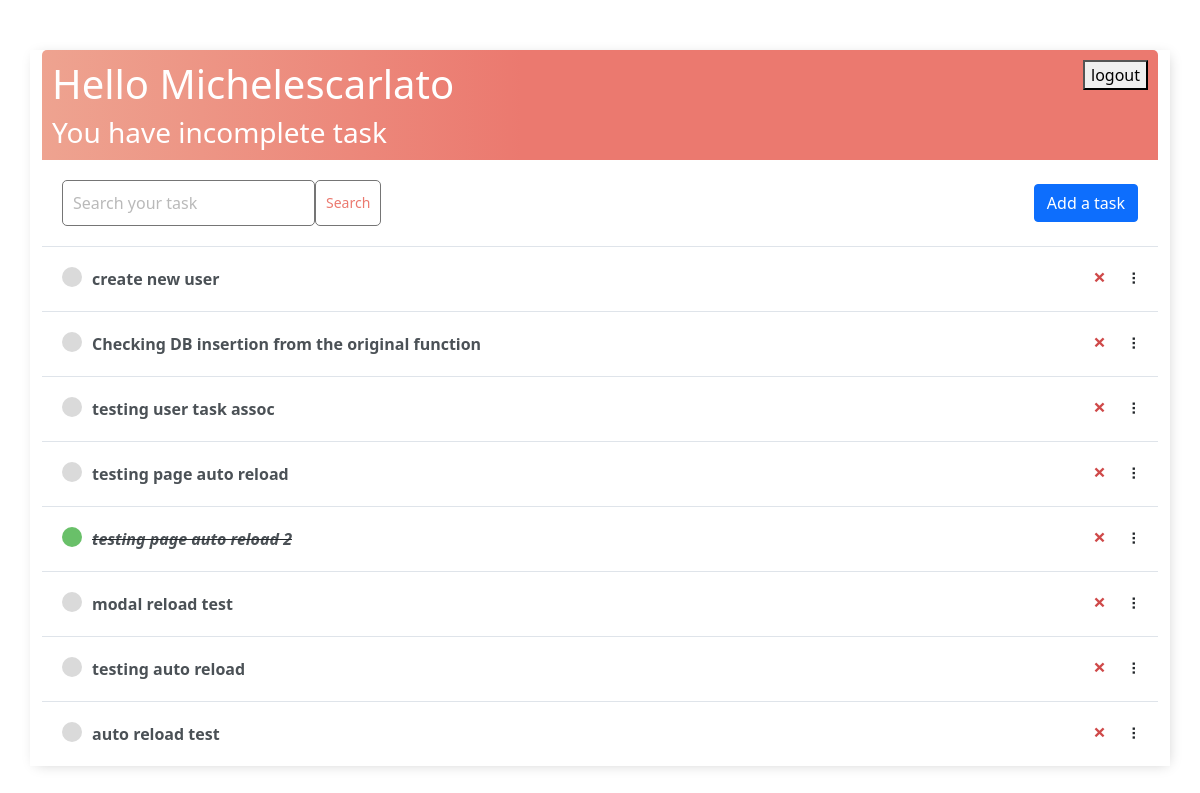
The app's page / (signed in), older data.
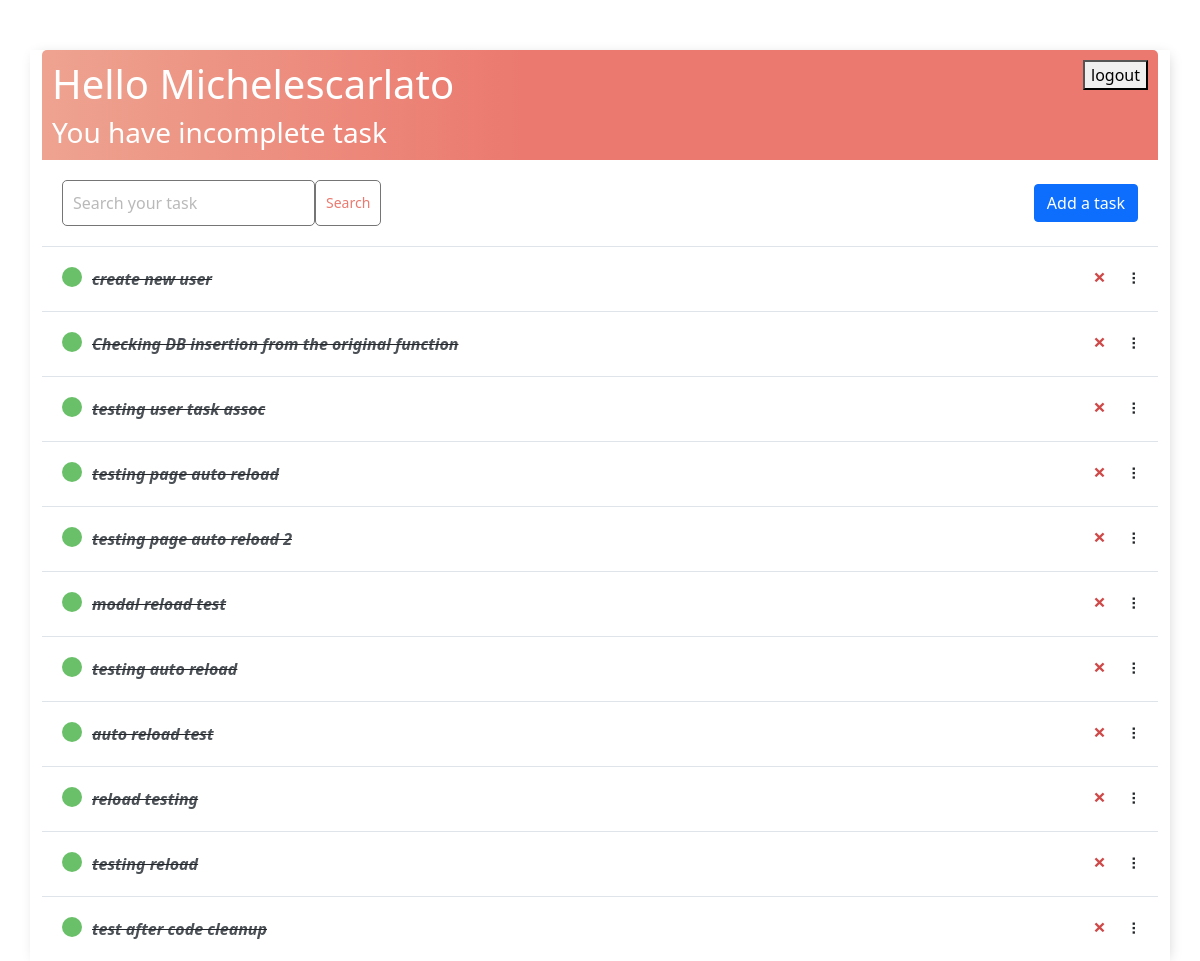
The same page, newer data.
### todo_app/models.py (models this page shows)
class Task(models.Model):
    user = models.ForeignKey(
        User, on_delete=models.CASCADE, null=True, blank=True)
    title = models.CharField(max_length=200)
    description = models.TextField(null=True, blank=True)
    complete = models.BooleanField(default=False)
    created = models.DateTimeField(auto_now_add=True)
    def __str__(self):
        return self.title
    class Meta:
        order_with_respect_to = 'user'

### todo_app/views.py (the view)
# urls.py: path('', TaskList.as_view(), name='tasks'),
class TaskList(LoginRequiredMixin, ListView):
    model = Task
    context_object_name = 'tasks'
    def get_context_data(self, **kwargs):
        context = super().get_context_data(**kwargs)
        context['tasks'] = context['tasks'].filter(user=self.request.user)
        search_input = self.request.GET.get('search-area') or ''
        if search_input:
            context['tasks'] = context['tasks'].filter(
                title__contains=search_input)
        context['search_input'] = search_input
        return context

### todo_app/templates/todo_app/task_list.html (shortened to what this page needs)
{% extends 'todo_app/main.html' %} {% block content %}
<link rel="stylesheet" href="https://cdn.jsdelivr.net/npm/bootstrap@5.1.3/dist/css/bootstrap.min.css" />
<div class="header-bar">
    <div>
        <h1>Hello {{request.user|title}}</h1>
        <h3 style="margin:0">You have  incomplete task{{ count|pluralize:"s" }}</h3>
    </div>
    {% if request.user.is_authenticated %}
    <form method="post" action="{% url 'logout' %}">
        <button type="submit">logout</button>
    </form>
    {% else %}
    <a href="{% url 'login' %}">Login</a> {% endif %}
</div>
<div id="search-add-wrapper">
    <form method="GET" style="display: flex;">
        <input type='text' name='search-area' placeholder="Search your task" value="{{search_input}}">
        <input class="button" type="submit" value='Search'>
    </form>
    {% if tasks|length > 0 %}
    <button hx-get="{% url 'add_task' %}" hx-target="#dialog" class="btn btn-primary">
      Add a task
    </button>
    {% endif %}
</div>
  <div class="toast-container position-fixed top-0 end-0 p-3">
  </div>
<div id="tasklist" class="task-items-wrapper">
    {% for task in tasks %}
    <div class="task-wrapper" data-position="{{task.pk}}">
        <div class="task-title">
            {% if task.complete %}
            <div class="task-complete-icon"></div>
            <i><s><a href="{% url 'task-update' task.id %}">{{task}}</a></s></i> {% else %}
            <div class="task-incomplete-icon"></div>
            <a href="{% url 'task-update' task.id %}">{{task}}</a> {% endif %}
        </div>
        <div class="task-controls">
            <a class="delete-link" href="{% url 'task-delete' task.id %}">&#215;</a>
            <span class="handle">&nbsp;&#10247;</span>
        </div>
    </div>
    {% empty %}
    <div style="text-align: center; padding-bottom: 10px; line-height: 1em;">
        <h3>No new tasks are created.</h3>
        <h3>Create a <a style="text-decoration: none; color: #e53935;" href="{% url 'task-create' %}">New task</a> ! </h3>
    </div>
    {% endfor %}
</div>
{% endblock content %}

### todo_app/templates/todo_app/main.html (shortened to what this page needs)
<!DOCTYPE html>
<html lang="en">
<head>
</head>
<body>
    <div class="container">
        {% block content %} {% endblock content %}
    </div>
</body>
</html>

### todo_app/templates/todo_app/main.html (style rules this page uses)
body { background-color: #FAFAFA; font-family: 'Nunito', sans-serif; padding-top: 50px; }
h1, h2, h3, h4, h5, h6, { font-family: 'Raleway', sans-serif; }
a, p { color: #4b5156 }
a { font-weight: 600; }
.container { max-width: 550px; margin: auto; background-color: #fff; -webkit-box-shadow: 2px 2px 13px -4px rgba(0, 0, 0, 0.21); box-shadow: 2px 2px 13px -4px rgba(0, 0, 0, 0.21); }
input { outline: none; border: none; }
.header-bar { display: flex; justify-content: space-between; color: #fff; padding: 10px; border-radius: 5px 5px 0 0; background: linear-gradient(90deg, #EEA390 0%, #EB796F 43%, #EB796F 100%); }
.task-wrapper { display: flex; align-items: center; justify-content: space-between; background-color: #fff; border-top: 1px solid #dfe4ea; overflow: hidden; }
.task-title { display: flex; padding: 20px; }
.task-title a { text-decoration: none; color: #4b5156; margin-left: 10px; }
.task-complete-icon { height: 20px; width: 20px; background-color: rgb(105, 192, 105); border-radius: 50%; }
.delete-link { text-decoration: none; font-weight: 900; color: #cf4949; font-size: 22px; line-height: 0; padding: 20px 0px; }
.handle { display: inline-block; padding: 20px 16px; cursor: grab; user-select: none; }
.handle:after, .handle:before { display: block; content: ""; }
#search-add-wrapper { display: flex; justify-content: space-between; align-items: center; padding: 20px; }
input[type=text], input[type=password], textarea { border: 1px solid #757575; border-radius: 5px; padding: 10px; width: 90%; }
::placeholder { font-weight: 300; opacity: 0.5; }
.button { border: 1px solid #757575; background-color: #FFF; color: #EB796F; padding: 10px; font-size: 14px; border-radius: 5px; cursor: pointer; text-decoration: none; }

Row changes from the older to the newer data that the page shows:
changed Task "create new user": complete False → True (drawn)
changed Task "Checking DB insertion from the original function": complete False → True (drawn)
changed Task "testing user task assoc": complete False → True (drawn)
changed Task "testing page auto reload": complete False → True (drawn)
changed Task "modal reload test": complete False → True (drawn)
changed Task "testing auto reload": complete False → True (drawn)
changed Task "auto reload test": complete False → True (drawn)
added Task: title "reload testing"
added Task: title "testing reload"
added Task: title "test after code cleanup"
